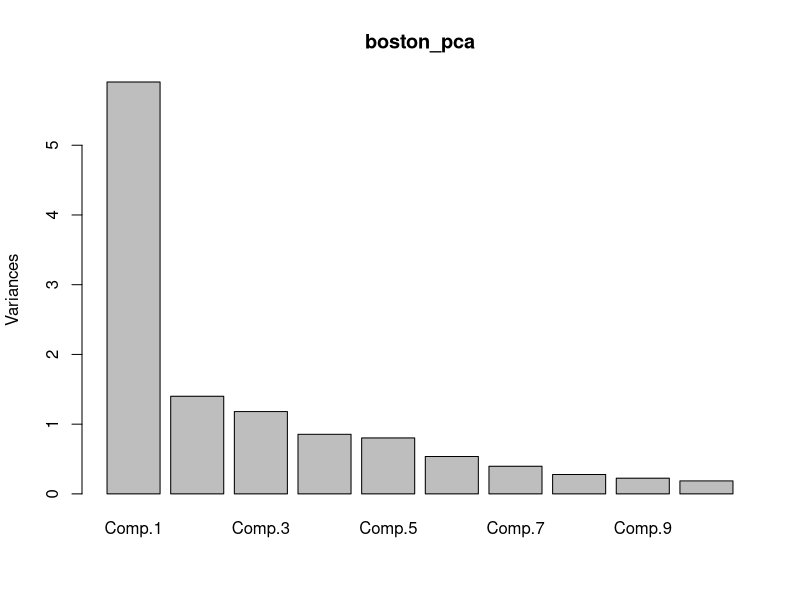
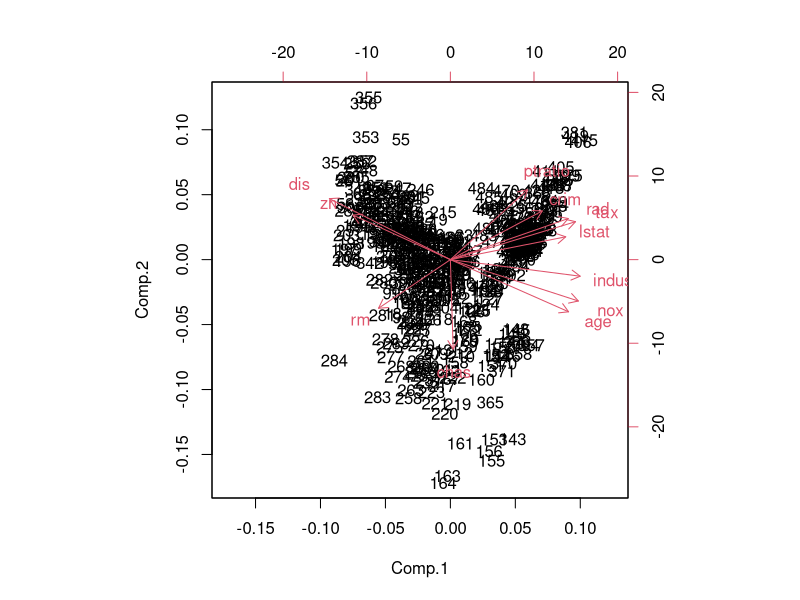

Reproduce these figures in R, in order.
## ---- chunk 1
set.seed(1786397)
## ---- chunk 2
setwd(dirname(rstudioapi::getActiveDocumentContext()$path))
boston_df = read.csv("Boston.txt", sep = " ", header = TRUE)
boston_df$chas <-
	factor(
		boston_df$chas,
		levels = c("0", "1"),
		labels = c("0", "1")
	)
summary(boston_df)
## ---- chunk 3
normalize <- function(x) { 
	mean_x = mean(x)
  return ((x - mean_x) / sd(x))
}

boston_df_numeric = lapply(boston_df, as.numeric)
boston_normalized = as.data.frame(lapply(boston_df_numeric[1:13], normalize))
boston_normalized$medv = boston_df$medv
summary(boston_normalized)
## ---- chunk 4
boston_pca <- princomp(boston_normalized[, -ncol(boston_normalized)], cor = TRUE)
summary(boston_pca, loadings = T)
plot(boston_pca)
## ---- chunk 5
comp1_max_contribution = max(abs(boston_pca$loadings[,1]))
comp1_max_contribution
max_row_name = which(abs(boston_pca$loadings[,1]) == comp1_max_contribution)
max_row_name
## ---- chunk 6
comp1_min_contribution = min(abs(boston_pca$loadings[,1]))
comp1_min_contribution
min.row.num = which(abs(boston_pca$loadings[,1]) == comp1_min_contribution)
min.row.num
## ---- chunk 7
biplot(boston_pca)
## ---- chunk 8
summary(boston_pca)
## ---- chunk 9
boston_pca$sdev
var.proportion = (boston_pca$sdev)^2/sum((boston_pca$sdev)^2) 
var.proportion
## ---- chunk 10
# Generate the training and test sets
boston_pca_data = data.frame(boston_pca$scores, medv = boston_df$medv)
train_size = round(nrow(boston_pca_data)*0.7)
train_index = sample( c(1: nrow(boston_pca_data)), train_size)
boston_train = boston_pca_data[train_index,]
boston_test = boston_pca_data[-train_index,]
## ---- chunk 11
boston_small = boston_train[,c(1:5,13)] 
pca_lm_small = lm(medv ~ ., data = boston_small)
summary(pca_lm_small)

MSE_train_lm_small = mean(pca_lm_small$residuals^2)
print(sprintf("MSE Train Small = %f", MSE_train_lm_small))

boston_small_prediction = predict(pca_lm_small, boston_test)
MSE_test_lm_small = mean(boston_small_prediction^2)
print(sprintf("MSE Test Small = %f", MSE_test_lm_small))
## ---- chunk 12
pca_lm_full = lm(medv ~ ., data = boston_train)
summary(pca_lm_full)
MSE_train_lm_full = mean(pca_lm_full$residuals^2)
print(sprintf("MSE Train Full = %f", MSE_train_lm_full))
boston_full_prediction = predict(pca_lm_full, boston_test)
MSE_test_lm_full = mean(boston_full_prediction^2)
print(sprintf("MSE Test Full = %f", MSE_test_lm_full))
